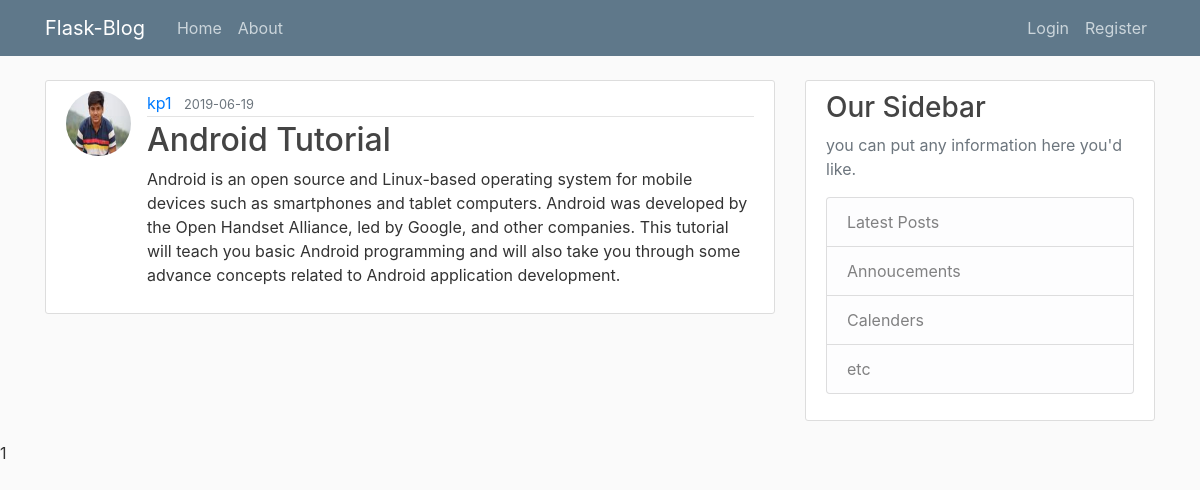
The page /post/12 on the database its author committed.
### flaskblog/models.py (models this page shows, shortened)
class User(db.Model,UserMixin):
    id = db.Column(db.Integer, primary_key=True)
    username = db.Column(db.String(20),unique=True, nullable = False)
    email = db.Column(db.String(120), unique=True, nullable=False)
    image_file = db.Column(db.String(20), nullable=False, default='default.jpg')
    password = db.Column(db.String(60), nullable=False)
    posts = db.relationship('Post', backref='author', lazy=True)

class Post(db.Model):
    id = db.Column(db.Integer, primary_key=True)
    title=db.Column(db.String(100),nullable=False)
    date_posted=db.Column(db.DateTime, nullable=False, default=datetime.utcnow)
    content = db.Column(db.Text, nullable=False)
    user_id = db.Column(db.Integer, db.ForeignKey('user.id'),nullable=False)

### flaskblog/posts/routes.py (the view)
@posts.route("/post/<int:post_id>")
def post(post_id):
    post = Post.query.get_or_404(post_id)
    return render_template('post.html', title=post.title, post=post)

### flaskblog/templates/post.html (shortened to what this page needs)
{% extends "layout.html"%}
{% block content %}
        <article class="media content-section">
            <img class="rounded-circle article-img" src="{{ url_for('static',filename='profile_pics/'+post.author.image_file)}}">
            <div class="media-body">
                <div class="article-metadata">
                    <a class="mr-2" href="#">{{post.author.username}}</a>
                    <small class="text-muted">{{post.date_posted.strftime('%Y-%m-%d')}}</small>
                </div>
                <h2 class="article-title">{{post.title}}</h2>
                <p class="article-content">{{post.content}}</p>
            </div>
        </article>
{% endblock content %}

### flaskblog/static/main.css (style rules this page uses)
body { background: #fafafa; color:#333333; margin-top:5rem; }
h1,h2,h3,h4,h5,h6 { color:#444444; }
.content-section { background:#ffffff; padding: 10px 20px; border: 1px solid #dddddd; border-radius:3px; margin-bottom: 20px; }
.article-title { color:#444444; }
.article-content { white-space: pre-line; }
.article-img { height:65px; width:65px; margin-right:16px; }
.article-metadata { padding-bottom:1px; margin-bottom: 4px; border-bottom: 1px solid #e3e3e3; }

### rows shown on the page
User: image_file (picture), author.username "kp1"
Post: date_posted "2019-06-19", title "Android Tutorial", content "Android is an open source and Linux-based operating system for mobile devices such as smartphones and tablet computers. Android was developed by the Open Handset Alliance, led by Google, and other companies. This tutorial will teach you basic Android programming and will also take you through some advance concepts related to Android application development."
